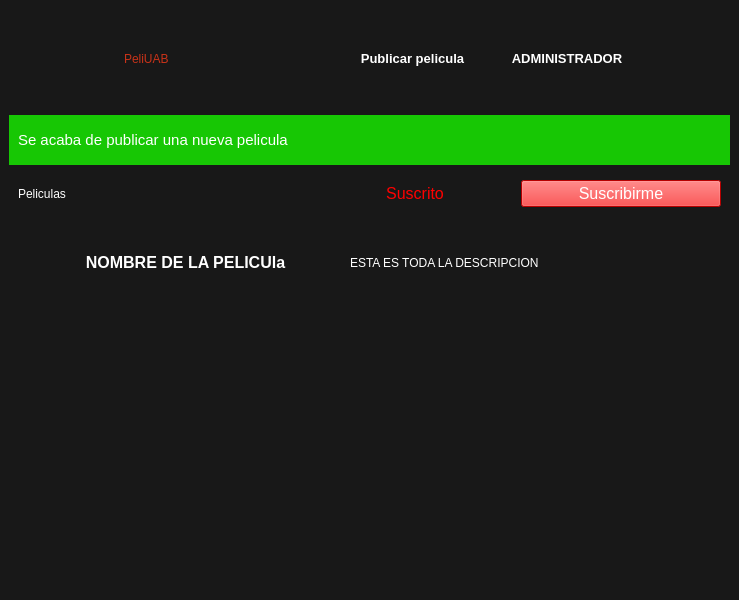
<?xml version="1.0" encoding="UTF-8"?>
<ui version="4.0">
 <class>MainWindow</class>
 <widget class="QMainWindow" name="MainWindow">
  <property name="geometry">
   <rect>
    <x>0</x>
    <y>0</y>
    <width>739</width>
    <height>600</height>
   </rect>
  </property>
  <property name="windowTitle">
   <string>MainWindow</string>
  </property>
  <property name="styleSheet">
   <string notr="true">background-color:rgb(24, 24, 24);
color:white</string>
  </property>
  <widget class="QWidget" name="centralwidget">
   <layout class="QHBoxLayout" name="horizontalLayout_4">
    <item>
     <layout class="QVBoxLayout" name="verticalLayout">
      <item>
       <widget class="QWidget" name="horizontalWidget" native="true">
        <property name="maximumSize">
         <size>
          <width>16777215</width>
          <height>100</height>
         </size>
        </property>
        <property name="styleSheet">
         <string notr="true">padding:20px</string>
        </property>
        <layout class="QHBoxLayout" name="horizontalLayout_3">
         <item>
          <widget class="QWidget" name="verticalWidget_4" native="true">
           <property name="minimumSize">
            <size>
             <width>100</width>
             <height>100</height>
            </size>
           </property>
           <property name="maximumSize">
            <size>
             <width>100</width>
             <height>16777215</height>
            </size>
           </property>
           <property name="styleSheet">
            <string notr="true">
border-image:url(:/a/imgs/logo.png)

</string>
           </property>
           <layout class="QVBoxLayout" name="verticalLayout_7"/>
          </widget>
         </item>
         <item>
          <widget class="QLabel" name="label_4">
           <property name="styleSheet">
            <string notr="true">color:#c83218;
font: 87 22pt &quot;Arial Black&quot;;
margin:0px;
padding:0</string>
           </property>
           <property name="text">
            <string>PeliUAB</string>
           </property>
          </widget>
         </item>
         <item>
          <spacer name="horizontalSpacer">
           <property name="orientation">
            <enum>Qt::Horizontal</enum>
           </property>
           <property name="sizeHint" stdset="0">
            <size>
             <width>40</width>
             <height>20</height>
            </size>
           </property>
          </spacer>
         </item>
         <item>
          <widget class="QPushButton" name="button_publicar">
           <property name="font">
            <font>
             <pointsize>10</pointsize>
             <weight>75</weight>
             <bold>true</bold>
            </font>
           </property>
           <property name="styleSheet">
            <string notr="true">border:None</string>
           </property>
           <property name="text">
            <string>Publicar pelicula</string>
           </property>
           <property name="icon">
            <iconset resource="img.qrc">
             <normaloff>:/a/imgs/addicon.png</normaloff>:/a/imgs/addicon.png</iconset>
           </property>
           <property name="iconSize">
            <size>
             <width>40</width>
             <height>40</height>
            </size>
           </property>
          </widget>
         </item>
         <item>
          <widget class="QPushButton" name="pushButton">
           <property name="font">
            <font>
             <pointsize>10</pointsize>
             <weight>75</weight>
             <bold>true</bold>
            </font>
           </property>
           <property name="styleSheet">
            <string notr="true">color:white;
border:None</string>
           </property>
           <property name="text">
            <string>ADMINISTRADOR</string>
           </property>
           <property name="icon">
            <iconset resource="img.qrc">
             <normaloff>:/a/imgs/usuario.png</normaloff>:/a/imgs/usuario.png</iconset>
           </property>
           <property name="iconSize">
            <size>
             <width>50</width>
             <height>50</height>
            </size>
           </property>
          </widget>
         </item>
         <item>
          <widget class="QPushButton" name="button_salir">
           <property name="cursor">
            <cursorShape>PointingHandCursor</cursorShape>
           </property>
           <property name="styleSheet">
            <string notr="true">border:None</string>
           </property>
           <property name="text">
            <string/>
           </property>
           <property name="icon">
            <iconset resource="img.qrc">
             <normaloff>:/a/imgs/salir.webp</normaloff>:/a/imgs/salir.webp</iconset>
           </property>
           <property name="iconSize">
            <size>
             <width>25</width>
             <height>25</height>
            </size>
           </property>
          </widget>
         </item>
        </layout>
       </widget>
      </item>
      <item>
       <widget class="QWidget" name="widget_notification" native="true">
        <property name="minimumSize">
         <size>
          <width>0</width>
          <height>50</height>
         </size>
        </property>
        <property name="styleSheet">
         <string notr="true">background-color:rgb(23, 199, 4)</string>
        </property>
        <layout class="QHBoxLayout" name="horizontalLayout_6">
         <item>
          <widget class="QLabel" name="label_3">
           <property name="font">
            <font>
             <pointsize>11</pointsize>
            </font>
           </property>
           <property name="text">
            <string>Se acaba de publicar una nueva pelicula</string>
           </property>
          </widget>
         </item>
        </layout>
       </widget>
      </item>
      <item>
       <widget class="QWidget" name="verticalWidget_2" native="true">
        <layout class="QVBoxLayout" name="verticalLayout_6">
         <item>
          <layout class="QHBoxLayout" name="horizontalLayout_7">
           <property name="bottomMargin">
            <number>0</number>
           </property>
           <item>
            <widget class="QLabel" name="label">
             <property name="styleSheet">
              <string notr="true">background-color:None;
font: 87 22pt &quot;Arial Black&quot;;</string>
             </property>
             <property name="text">
              <string>Peliculas</string>
             </property>
            </widget>
           </item>
           <item>
            <widget class="QPushButton" name="button_reload">
             <property name="maximumSize">
              <size>
               <width>50</width>
               <height>50</height>
              </size>
             </property>
             <property name="styleSheet">
              <string notr="true">border:None</string>
             </property>
             <property name="text">
              <string/>
             </property>
             <property name="icon">
              <iconset resource="img.qrc">
               <normaloff>:/a/imgs/reload.png</normaloff>:/a/imgs/reload.png</iconset>
             </property>
             <property name="iconSize">
              <size>
               <width>30</width>
               <height>30</height>
              </size>
             </property>
            </widget>
           </item>
           <item>
            <widget class="QPushButton" name="button_suscrito">
             <property name="maximumSize">
              <size>
               <width>200</width>
               <height>200</height>
              </size>
             </property>
             <property name="font">
              <font>
               <pointsize>12</pointsize>
              </font>
             </property>
             <property name="cursor">
              <cursorShape>PointingHandCursor</cursorShape>
             </property>
             <property name="styleSheet">
              <string notr="true">border:None;
color:red</string>
             </property>
             <property name="text">
              <string>Suscrito</string>
             </property>
             <property name="icon">
              <iconset resource="img.qrc">
               <normaloff>:/a/imgs/notification.png</normaloff>:/a/imgs/notification.png</iconset>
             </property>
             <property name="iconSize">
              <size>
               <width>25</width>
               <height>25</height>
              </size>
             </property>
            </widget>
           </item>
           <item>
            <widget class="QPushButton" name="button_suscribir">
             <property name="maximumSize">
              <size>
               <width>200</width>
               <height>200</height>
              </size>
             </property>
             <property name="font">
              <font>
               <pointsize>12</pointsize>
              </font>
             </property>
             <property name="styleSheet">
              <string notr="true">background-color:red</string>
             </property>
             <property name="text">
              <string>Suscribirme</string>
             </property>
            </widget>
           </item>
          </layout>
         </item>
         <item>
          <widget class="QWidget" name="widget_pelicula" native="true">
           <property name="minimumSize">
            <size>
             <width>0</width>
             <height>100</height>
            </size>
           </property>
           <layout class="QHBoxLayout" name="horizontalLayout_5">
            <item>
             <widget class="QPushButton" name="pushButton_2">
              <property name="font">
               <font>
                <pointsize>12</pointsize>
                <weight>75</weight>
                <bold>true</bold>
               </font>
              </property>
              <property name="cursor">
               <cursorShape>OpenHandCursor</cursorShape>
              </property>
              <property name="styleSheet">
               <string notr="true">border:None</string>
              </property>
              <property name="text">
               <string>NOMBRE DE LA PELICUla</string>
              </property>
              <property name="icon">
               <iconset resource="img.qrc">
                <normaloff>:/a/imgs/iconopelicula.png</normaloff>:/a/imgs/iconopelicula.png</iconset>
              </property>
              <property name="iconSize">
               <size>
                <width>50</width>
                <height>50</height>
               </size>
              </property>
             </widget>
            </item>
            <item>
             <widget class="QLabel" name="label_descripcion">
              <property name="text">
               <string>ESTA ES TODA LA DESCRIPCION</string>
              </property>
             </widget>
            </item>
            <item>
             <widget class="QWidget" name="verticalWidget_2" native="true">
              <property name="maximumSize">
               <size>
                <width>40</width>
                <height>40</height>
               </size>
              </property>
              <property name="styleSheet">
               <string notr="true">
border-image:url(:/a/imgs/check.png)

</string>
              </property>
              <layout class="QVBoxLayout" name="verticalLayout_9"/>
             </widget>
            </item>
           </layout>
          </widget>
         </item>
         <item>
          <spacer name="verticalSpacer">
           <property name="orientation">
            <enum>Qt::Vertical</enum>
           </property>
           <property name="sizeHint" stdset="0">
            <size>
             <width>20</width>
             <height>40</height>
            </size>
           </property>
          </spacer>
         </item>
        </layout>
       </widget>
      </item>
     </layout>
    </item>
   </layout>
  </widget>
 </widget>
 <resources>
  <include location="img.qrc"/>
 </resources>
 <connections/>
</ui>
